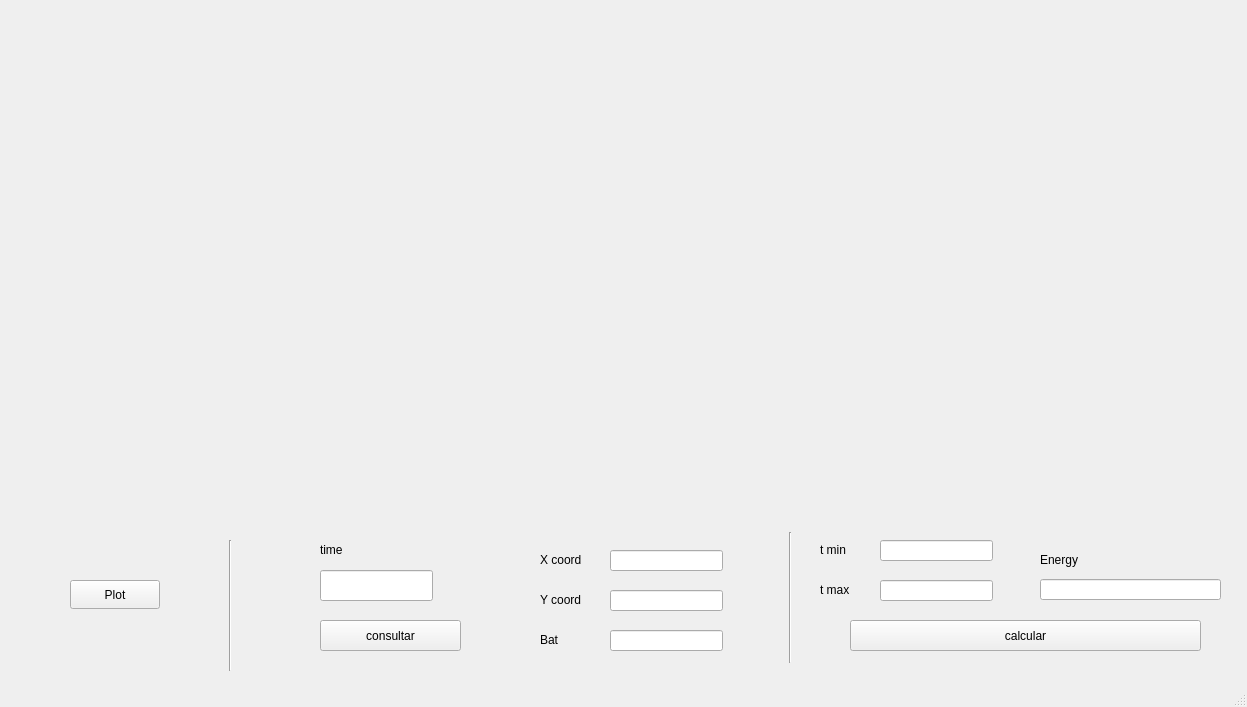
<?xml version="1.0" encoding="UTF-8"?>
<ui version="4.0">
 <class>MainWindow</class>
 <widget class="QMainWindow" name="MainWindow">
  <property name="geometry">
   <rect>
    <x>0</x>
    <y>0</y>
    <width>1247</width>
    <height>707</height>
   </rect>
  </property>
  <property name="windowTitle">
   <string>MainWindow</string>
  </property>
  <widget class="QWidget" name="centralwidget">
   <widget class="QCustomPlot" name="plot_X" native="true">
    <property name="geometry">
     <rect>
      <x>30</x>
      <y>10</y>
      <width>1191</width>
      <height>171</height>
     </rect>
    </property>
   </widget>
   <widget class="QCustomPlot" name="plot_y" native="true">
    <property name="geometry">
     <rect>
      <x>30</x>
      <y>190</y>
      <width>1191</width>
      <height>161</height>
     </rect>
    </property>
   </widget>
   <widget class="QCustomPlot" name="plot_bat" native="true">
    <property name="geometry">
     <rect>
      <x>30</x>
      <y>360</y>
      <width>1191</width>
      <height>161</height>
     </rect>
    </property>
   </widget>
   <widget class="QPushButton" name="Plot">
    <property name="geometry">
     <rect>
      <x>70</x>
      <y>580</y>
      <width>90</width>
      <height>29</height>
     </rect>
    </property>
    <property name="text">
     <string>Plot</string>
    </property>
   </widget>
   <widget class="Line" name="line">
    <property name="geometry">
     <rect>
      <x>220</x>
      <y>540</y>
      <width>21</width>
      <height>131</height>
     </rect>
    </property>
    <property name="orientation">
     <enum>Qt::Orientation::Vertical</enum>
    </property>
   </widget>
   <widget class="QLabel" name="label">
    <property name="geometry">
     <rect>
      <x>320</x>
      <y>540</y>
      <width>63</width>
      <height>20</height>
     </rect>
    </property>
    <property name="text">
     <string>time</string>
    </property>
   </widget>
   <widget class="QLineEdit" name="Time">
    <property name="geometry">
     <rect>
      <x>320</x>
      <y>570</y>
      <width>113</width>
      <height>31</height>
     </rect>
    </property>
   </widget>
   <widget class="QPushButton" name="C_val">
    <property name="geometry">
     <rect>
      <x>320</x>
      <y>620</y>
      <width>141</width>
      <height>31</height>
     </rect>
    </property>
    <property name="text">
     <string>consultar</string>
    </property>
   </widget>
   <widget class="QLabel" name="label_2">
    <property name="geometry">
     <rect>
      <x>540</x>
      <y>550</y>
      <width>63</width>
      <height>20</height>
     </rect>
    </property>
    <property name="text">
     <string>X coord</string>
    </property>
   </widget>
   <widget class="QLabel" name="label_3">
    <property name="geometry">
     <rect>
      <x>540</x>
      <y>630</y>
      <width>51</width>
      <height>20</height>
     </rect>
    </property>
    <property name="text">
     <string>Bat</string>
    </property>
   </widget>
   <widget class="QLabel" name="label_4">
    <property name="geometry">
     <rect>
      <x>540</x>
      <y>590</y>
      <width>63</width>
      <height>20</height>
     </rect>
    </property>
    <property name="text">
     <string>Y coord</string>
    </property>
   </widget>
   <widget class="QLineEdit" name="X_coord">
    <property name="geometry">
     <rect>
      <x>610</x>
      <y>550</y>
      <width>113</width>
      <height>21</height>
     </rect>
    </property>
   </widget>
   <widget class="QLineEdit" name="Bat">
    <property name="geometry">
     <rect>
      <x>610</x>
      <y>630</y>
      <width>113</width>
      <height>21</height>
     </rect>
    </property>
   </widget>
   <widget class="QLineEdit" name="Y_coord">
    <property name="geometry">
     <rect>
      <x>610</x>
      <y>590</y>
      <width>113</width>
      <height>21</height>
     </rect>
    </property>
   </widget>
   <widget class="Line" name="line_2">
    <property name="geometry">
     <rect>
      <x>780</x>
      <y>532</y>
      <width>21</width>
      <height>131</height>
     </rect>
    </property>
    <property name="orientation">
     <enum>Qt::Orientation::Vertical</enum>
    </property>
   </widget>
   <widget class="QLabel" name="label_5">
    <property name="geometry">
     <rect>
      <x>820</x>
      <y>540</y>
      <width>63</width>
      <height>20</height>
     </rect>
    </property>
    <property name="text">
     <string>t min</string>
    </property>
   </widget>
   <widget class="QLabel" name="label_6">
    <property name="geometry">
     <rect>
      <x>820</x>
      <y>580</y>
      <width>63</width>
      <height>20</height>
     </rect>
    </property>
    <property name="text">
     <string>t max</string>
    </property>
   </widget>
   <widget class="QLabel" name="label_7">
    <property name="geometry">
     <rect>
      <x>1040</x>
      <y>550</y>
      <width>63</width>
      <height>20</height>
     </rect>
    </property>
    <property name="text">
     <string>Energy</string>
    </property>
   </widget>
   <widget class="QLineEdit" name="T_min">
    <property name="geometry">
     <rect>
      <x>880</x>
      <y>540</y>
      <width>113</width>
      <height>21</height>
     </rect>
    </property>
   </widget>
   <widget class="QLineEdit" name="T_max">
    <property name="geometry">
     <rect>
      <x>880</x>
      <y>580</y>
      <width>113</width>
      <height>21</height>
     </rect>
    </property>
   </widget>
   <widget class="QLineEdit" name="Energy">
    <property name="geometry">
     <rect>
      <x>1040</x>
      <y>579</y>
      <width>181</width>
      <height>21</height>
     </rect>
    </property>
   </widget>
   <widget class="QPushButton" name="Area">
    <property name="geometry">
     <rect>
      <x>850</x>
      <y>620</y>
      <width>351</width>
      <height>31</height>
     </rect>
    </property>
    <property name="text">
     <string>calcular</string>
    </property>
   </widget>
  </widget>
  <widget class="QMenuBar" name="menubar">
   <property name="geometry">
    <rect>
     <x>0</x>
     <y>0</y>
     <width>1247</width>
     <height>25</height>
    </rect>
   </property>
  </widget>
  <widget class="QStatusBar" name="statusbar"/>
 </widget>
 <customwidgets>
  <customwidget>
   <class>QCustomPlot</class>
   <extends>QWidget</extends>
   <header>qcustomplot.h</header>
   <container>1</container>
  </customwidget>
 </customwidgets>
 <resources/>
 <connections/>
</ui>
